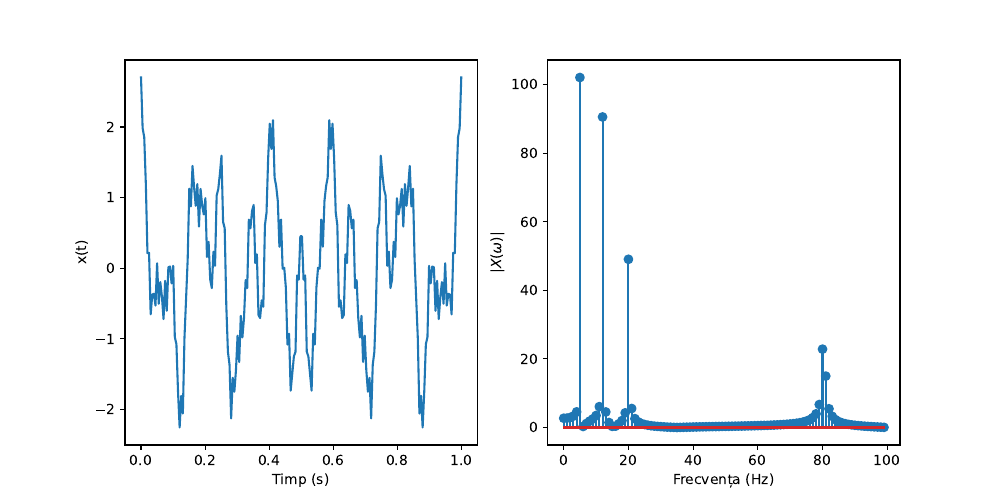

Reproduce this figure in Python.
import numpy as np
import matplotlib.pyplot as plt

def build_signal(A, FREQ, t):
    return A * np.cos(2 * FREQ * np.pi * t)

N = 200

t = np.linspace(0, 1, N)
x1 = build_signal(1, 5, t)
x2 = build_signal(0.5, 20, t)
x3 = build_signal(0.9, 12, t)
x4 = build_signal(0.3, 80, t)
x = x1 + x2 + x3 + x4

fig, axs = plt.subplots(1, 2)
fig.set_figwidth(10)
fig.set_figheight(5)
axs[0].plot(t, x)
axs[0].set_xlabel('Timp (s)')
axs[0].set_ylabel('x(t)')

# Prepare Fourier Transform
F = [[ np.exp(-2j * np.pi * k * n / N) for n in range(N) ] for k in range(N) ]
F = np.array(F)

# Compute the DFT
X = F @ x
axs[1].stem(range(N // 2), np.abs(X[:N // 2]))
axs[1].set_xlabel('Frecvența (Hz)')
axs[1].set_ylabel(f'$|X(\omega)|$')

plt.savefig('ex3.pdf', format='pdf')